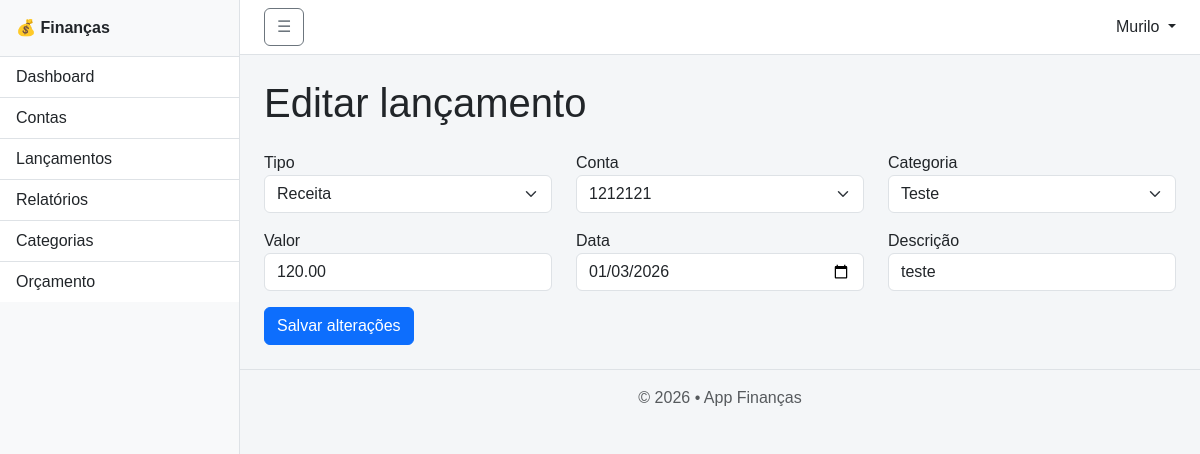
The app's page /public/?url=lancamentos-edit&id=1 (signed in) with its own data.
### tables this page shows
CREATE TABLE `lancamentos` (
  `id` int(11) NOT NULL,
  `id_usuario` int(11) NOT NULL,
  `id_conta` int(11) NOT NULL,
  `id_categoria` int(11) NOT NULL,
  `tipo` enum('R','D') NOT NULL,
  `valor` decimal(10,2) NOT NULL,
  `data` date NOT NULL,
  `descricao` varchar(255) DEFAULT NULL,
  `criado_em` timestamp NOT NULL DEFAULT current_timestamp()
);

CREATE TABLE `contas` (
  `id` int(11) NOT NULL,
  `id_usuario` int(11) NOT NULL,
  `nome` varchar(100) NOT NULL,
  `saldo_inicial` decimal(10,2) DEFAULT 0.00,
  `saldo_atual` decimal(10,2) DEFAULT 0.00,
  `criada_em` timestamp NOT NULL DEFAULT current_timestamp()
);

CREATE TABLE `categorias` (
  `id` int(11) NOT NULL,
  `id_usuario` int(11) NOT NULL,
  `nome` varchar(100) NOT NULL,
  `tipo` enum('R','D') NOT NULL,
  `criada_em` timestamp NOT NULL DEFAULT current_timestamp()
);

### app/views/lancamentos/edit.php (called while the page is built, shortened)
<?php
require __DIR__ . "/../layout.php";

### app/controllers/LancamentoController.php (called while the page is built, shortened)
<?php
require_once __DIR__ . '/../models/Lancamento.php';
require_once __DIR__ . '/../models/Conta.php';
require_once __DIR__ . '/../models/Categoria.php';
class LancamentoController
{
public static function edit($pdo)
{
    $id = $_GET['id'] ?? null;
    $idUsuario = $_SESSION['usuario']['id'];
    $lancamento = Lancamento::find($pdo, $id, $idUsuario);
    $contas     = Conta::allByUsuario($pdo, $idUsuario);
    $categorias = Categoria::allByUsuario($pdo, $idUsuario);
    require '../app/views/lancamentos/edit.php';
}
}

### app/models/Lancamento.php (called while the page is built, shortened)
<?php
class Lancamento
{
    public static function find($pdo, $id, $idUsuario)
{
    $stmt = $pdo->prepare("
        SELECT * FROM lancamentos
        WHERE id = ? AND id_usuario = ?
    ");
    $stmt->execute([$id, $idUsuario]);
    return $stmt->fetch();
}
}

### app/models/Conta.php (called while the page is built, shortened)
<?php
class Conta
{
    public static function allByUsuario($pdo, $idUsuario)
    {
        $stmt = $pdo->prepare(
            "SELECT * FROM contas WHERE id_usuario = ? ORDER BY nome"
        );
        $stmt->execute([$idUsuario]);
        return $stmt->fetchAll();
    }
}

### app/models/Categoria.php (called while the page is built, shortened)
<?php
class Categoria
{
    public static function allByUsuario($pdo, $idUsuario)
    {
        $stmt = $pdo->prepare(
            "SELECT * FROM categorias WHERE id_usuario = ? ORDER BY nome"
        );
        $stmt->execute([$idUsuario]);
        return $stmt->fetchAll();
    }
}

### app/views/lancamentos/edit_content.php (the view, shortened to what this page needs)
<h1 class="mb-4">Editar lançamento</h1>
<form method="POST" action="/financas/public/?url=lancamentos-update">
    <div class="row">
        <div class="col-md-4 mb-2">
            <label>Tipo</label>
            <select name="tipo" class="form-select">
                <option value="R" <?= $lancamento['tipo']=='R'?'selected':'' ?>>Receita</option>
            </select>
        </div>
        <div class="col-md-4 mb-2">
            <label>Conta</label>
            <select name="id_conta" class="form-select">
                <?php foreach ($contas as $c): ?>
                    <option value="<?= $c['id'] ?>"
                        <?= $c['id']==$lancamento['id_conta']?'selected':'' ?>>
                        <?= $c['nome'] ?>
                    </option>
                <?php endforeach; ?>
            </select>
        </div>
        <div class="col-md-4 mb-2">
            <label>Categoria</label>
            <select name="id_categoria" class="form-select">
                <?php foreach ($categorias as $cat): ?>
                    <option value="<?= $cat['id'] ?>"
                        <?= $cat['id']==$lancamento['id_categoria']?'selected':'' ?>>
                        <?= $cat['nome'] ?>
                    </option>
                <?php endforeach; ?>
            </select>
        </div>
    </div>
    <div class="row mt-2">
        <div class="col-md-4">
            <label>Valor</label>
            <input type="number" step="0.01" name="valor"
                   value="<?= $lancamento['valor'] ?>" class="form-control">
        </div>
        <div class="col-md-4">
            <label>Data</label>
            <input type="date" name="data"
                   value="<?= $lancamento['data'] ?>" class="form-control">
        </div>
        <div class="col-md-4">
            <label>Descrição</label>
            <input type="text" name="descricao"
                   value="<?= $lancamento['descricao'] ?>" class="form-control">
        </div>
    </div>
    <button class="btn btn-primary mt-3">Salvar alterações</button>
</form>

### public/css/app.css (style rules this page uses)
* { box-sizing: border-box; font-family: Arial, Helvetica, sans-serif; }
html, body { height: 100%; }
body { background: #f4f6f8; margin: 0; height: 100vh; align-items: center; justify-content: center; }

### records on screen
lancamentos: tipo "Receita", id_conta "1212121", id_categoria "Teste", valor "120.00", data "01/03/2026", descricao "teste"

### other values on screen
$_SESSION['usuario']['nome'] "Murilo"
